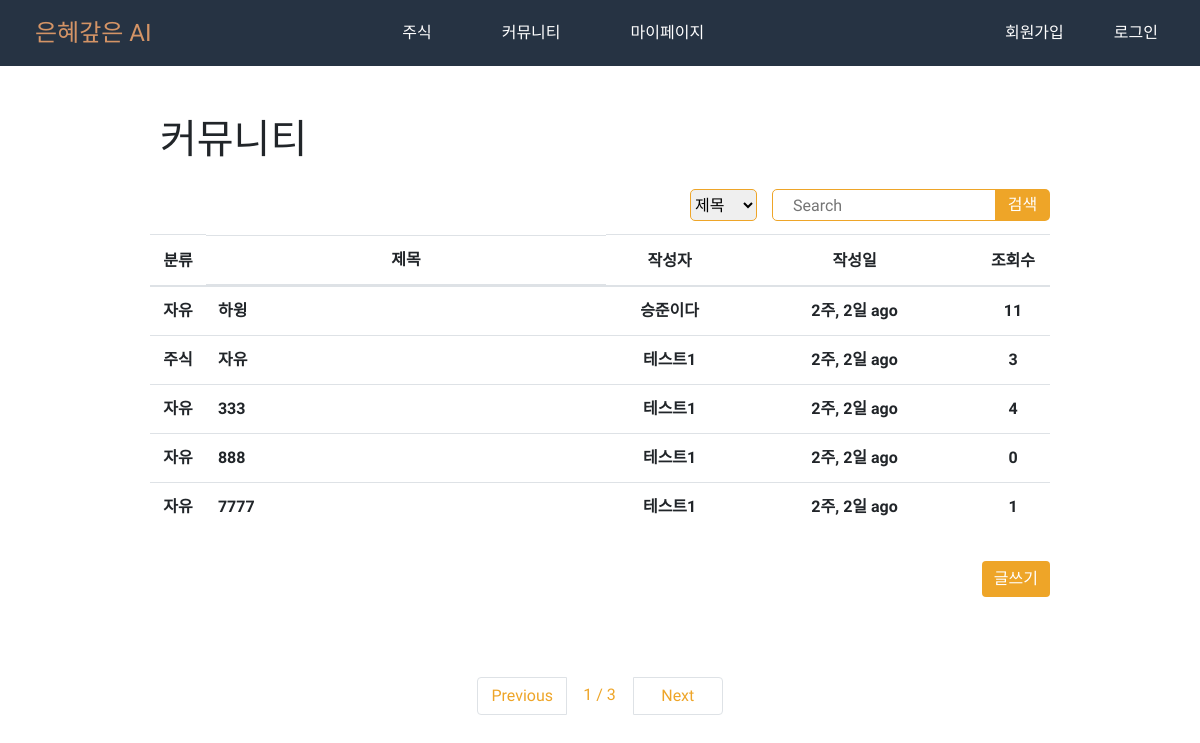
Before: /board/list/ with the older database file.
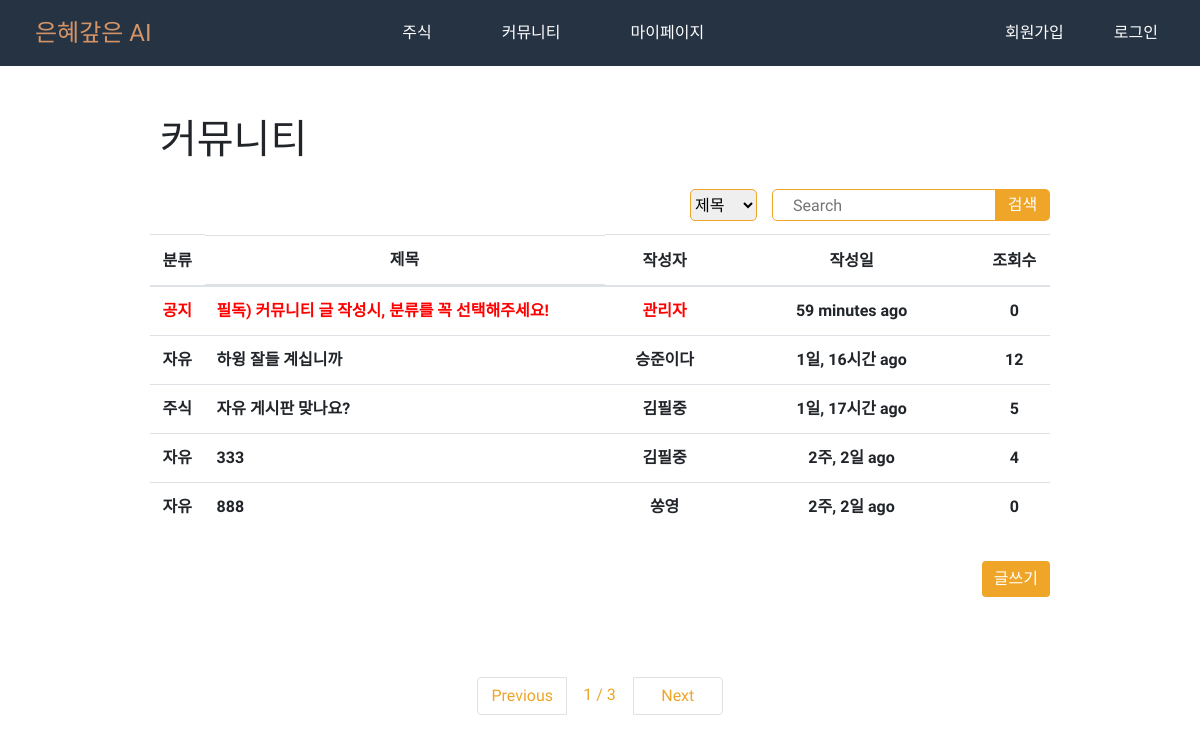
After: the same page with the newer database file.
### board/models.py (models this page shows, shortened)
class Board(models.Model):
    title = models.CharField(max_length=200, verbose_name="제목")
    contents = models.TextField(verbose_name="내용")
    writer = models.ForeignKey('users.User', on_delete=models.CASCADE, verbose_name="작성자")
    created_at = models.DateTimeField(auto_now_add=True, verbose_name="작성일")
    updated_at = models.DateTimeField(auto_now=True, verbose_name="최종수정일")
    hits = models.PositiveIntegerField(default=0, verbose_name="조회수")
    category = models.CharField(max_length=10, verbose_name="카테고리")
    locate = models.IntegerField(default=0, verbose_name="상단고정")
    class Meta:
        db_table = 'boards'
        verbose_name = '게시판'
        verbose_name_plural = '게시판'

### users/models.py (models this page shows)
class User(AbstractUser):
    birth = models.DateField(default="2000-01-01",verbose_name="생년월일")
    email = models.EmailField(unique=True, verbose_name="이메일")
    name = models.CharField(max_length=20, verbose_name="이름")
    sex = models.CharField(max_length=10, verbose_name="성별")
    n_name = models.CharField(max_length=20, unique=True, verbose_name="닉네임")

### board/views.py (the view)
# urls.py: path('list/', views.board_list, name='list'),
def board_list(request):
    all_boards = Board.objects.all().order_by('-locate','-id')
    page = int(request.GET.get('p', 1))
    pagenator = Paginator(all_boards, 5)
    boards = pagenator.get_page(page)
    return render(request, 'board/board_list.html', {"boards": boards})

### templates/board/board_list.html (shortened to what this page needs)
<!DOCTYPE html>
{% load static %}
{% load humanize %}
<html lang="en">
<head>
    <link rel="stylesheet" href="{% static 'css/bootstrap.css' %}">
</head>
<body>
{% include "navi.html" %}
<div id="board_area" style="padding-top: 50px; width: 900px; position: relative;  margin: 0 auto;
                 ">
    <h1 style="margin-bottom: 25px; padding-left: 10px;">커뮤니티</h1>
    <table class="table table-hover" >
        <form    action="{% url 'board:search' %}" method="get">
            <div class="se" style="float:right">
                <span class="box">
                <select id ="f" name="f" class="sel">
                        <option value="t">제목</option>
                </select>
                </span>
                <input class="se_input" type="text"  name="b" placeholder="Search"  value="{{ b }}">
                <input class="se_btn" type="submit" value="검색">
            </div>
        </form>
        <thead>
        <tr>
            <th width="70" style="text-align:center">분류</th>
            <th width="400" style="text-align:center; display: block; white-space:nowrap; overflow:hidden; text-overflow:ellipsis;">제목</th>
            <th width="120" style="text-align:center">작성자</th>
            <th width="300" style="text-align:center">작성일</th>
            <th width="80" style="text-align:center">조회수</th>
        </tr>
        </thead>
        <tbody style="cursor: pointer;">
        {% for board in boards %}
        <tr onclick="location.href='/board/detail/{{ board.id }}/'">
            {% if board.category == '공지' %}
            <th width="70" style="text-align:center; color:red;font-weight:bolder;">{{ board.category }}</th>
            {% else %}
            <th width="70" style="text-align:center">{{ board.category }}</th>
            {% endif %}
            {% if not board.writer.n_name %}
            {% if board.category == '공지' %}
            <th width="400" style="color:red; font-weight:bolder; display: block; white-space:nowrap; overflow:hidden; text-overflow:ellipsis;" >{{ board.title }}</th>
            {% else %}
             <th width="400" style="display: block; white-space:nowrap; overflow:hidden; text-overflow:ellipsis;">{{ board.title }}</th>
            {% endif %}
            {% else %}
            <th width="400" style="display: block; white-space:nowrap; overflow:hidden; text-overflow:ellipsis;" >{{ board.title }}</th>
            {% endif %}
            {% if not board.writer.n_name %}
            <th width="200" style="color:red; font-weight:bolder;text-align:center; "> 관리자 </th>
            {% else %}
            <th width="200" style="text-align:center"> {{ board.writer.n_name }}</th>
            {% endif %}
            <th width="400" style="text-align:center">{{ board.created_at | naturaltime}}</th>
            <th width="100" style="text-align:center">{{ board.hits }}</th>
        </tr>
        {% endfor %}
        </tbody>
    </table>
    <p style="text-align:right; margin-top:30px" ><button type="button" class="btn btn-primary"  onclick="location.href='/board/write/'" style="background-color: #eea528; border: #eea528;">글쓰기</button></p>
    <nav aria-label="Page navigation example" style="padding-top:150px color: #eea528; margin-top: 80px;" >
        <ul class="pagination justify-content-center">
            {% if boards.has_previous %}
            <li class="page-item">
                <a class="page-link" href="?p={{ boards.previous_page_number }}" style="width:90px; text-align:center; margin-right:5px; color: #eea528;"
                >Previous</a
                >
            </li>
            {% else %}
            <li class="page-item disabled">
                <a class="page-link" href="#" style="width:90px; text-align:center; margin-right:5px; color: #eea528;" >Previous</a>
            </li>
            {% endif %}
            <li class="page-item" >
                <label class="p-link" style="text_decoration: none; color: #eea528;"
                >{{ boards.number }} / {{ boards.paginator.num_pages }}</label
                >
            </li>
            {% if boards.has_next %}
            <li class="page-item">
                <a class="page-link" href="?p={{ boards.next_page_number }}" style="width:90px; text-align:center; margin-left:5px; color: #eea528;">Next</a>
            </li>
            {% else %}
            <li class="page-item disabled">
                <a class="page-link" href="#" style="width:90px; text-align:center; margin-left:5px; color: #eea528;">Next</a>
            </li>
            {% endif %}
        </ul>
    </nav>
</div>
</body>
</html>

### templates/navi.html (shortened to what this page needs)
<!DOCTYPE html>
{% load static %}
<html lang="en">
<head>
    <link rel="stylesheet" href="{% static 'css/navi.css' %}">
</head>
<body>
    <nav class="navbar">
        <div class="navbar_logo">
            <a class="a_d" href="/">은혜갚은 AI</a>
        </div>
        <ul class="navbar_menu">
            <li><a class="a_d" href="{%url 'stock:index' %}">주식</a></li>
            <li><a class="a_d" href="{%url 'board:list' %}">커뮤니티</a></li>
            <li><a class="a_d" href="{%url 'mypage:mypage' %}">마이페이지</a></li>
        </ul>
        <ul class="navbar_icons">
            {% if user.is_authenticated %}
            {% if not user.n_name %}
            <li><a><b style="color:red; font-weight:bolder;">관리자</b> 님</a></li>
            {% else %}
            <li><a> {{ user.n_name }} 님 </a></li>
            {% endif %}
            <li><a class="a_d" href="{% url 'users:logout' %}">로그아웃</a></li>
            {% else %}
            <li><a class="a_d" href="{% url 'users:signup' %}">회원가입</a></li>
            <li><a class="a_d" href="{% url 'users:login' %}">로그인</a></li>
            {% endif %}
        </ul>
    </nav>
</body>
</html>

### static/css/navi.css (style rules this page uses)
body { margin: 0; font-family: 'Nanum Myeongjo'; }
.a_d { text-decoration: none; color: white; }
.navbar { display: flex; justify-content: space-between; align-items: center; background-color: #263343; padding: 8px 12px; }
.navbar_logo a { font-size: 24px; color: #d49466; text-decoration: none; margin-left: 23px; }
.navbar_menu { display: flex; list-style: none; padding-left: 0; margin: 5px }
.navbar_menu li { padding: 8px 25px; margin-right: 20px; }
.navbar_menu li a { text-decoration: none; }
.navbar_icons { list-style: none; color: white; display: flex; padding-left: 0; margin: 5px }
.navbar_icons li a { padding: 8px 25px; text-decoration: none; }

### templates/board/board_list.html (style rules this page uses)
.p-link { position: relative; display: block; padding: 0.5rem 0.75rem; margin-left: -1px; line-height: 1.25; color: #007bff; background-color: #fff; }
.se { position: relative; height: 35px; background: rgba(0, 0, 0, 0); width: 360px; margin-bottom: 10px; float: right; }
.se_input { position: absolute; right: 28px; width: 250px; height: 32px; float:left; font-size: 16px; border-radius: 5px; border-top-right-radius: 0; border-bottom-right-radius: 0; border: 1px solid #eea528; padding-left: 20px; outline: none; }
.se_btn { position: absolute; right: 0; width: 55px; height: 32px; background: #eea528; border: none; border-radius: 5px; border-top-left-radius: 0; border-bottom-left-radius: 0; color: #FFF; font-size: 16px; outline: none; cursor: pointer; }
.box { position: absolute; float: left; margin-right: 10px; }
.sel { height: 32px; border-radius: 5px; border: 1px solid #eea528; }

Changed rows visible on the page:
no longer on this page (row edited): Board: category "자유", title "7777", writer.n_name "테스트1", created_at "2주, 2일 ago", hits "1"
added Board: category "공지", title "필독) 커뮤니티 글 작성시, 분류를 꼭 선택해주세요!", shows "관리자", created_at "59 minutes ago", hits "0"
changed Board "승준이다": title "하윙" → "하윙 잘들 계십니까"; created_at "2주, 2일 ago" → "1일, 16시간 ago"; hits "11" → "12"
changed Board "주식": title "자유" → "자유 게시판 맞나요?"; writer.n_name "테스트1" → "김필중"; created_at "2주, 2일 ago" → "1일, 17시간 ago"; hits "3" → "5"
changed Board (number 4 of 5 on the later page): writer.n_name "테스트1" → "김필중"
changed Board (number 5 of 5 on the later page): writer.n_name "테스트1" → "쏭영"
